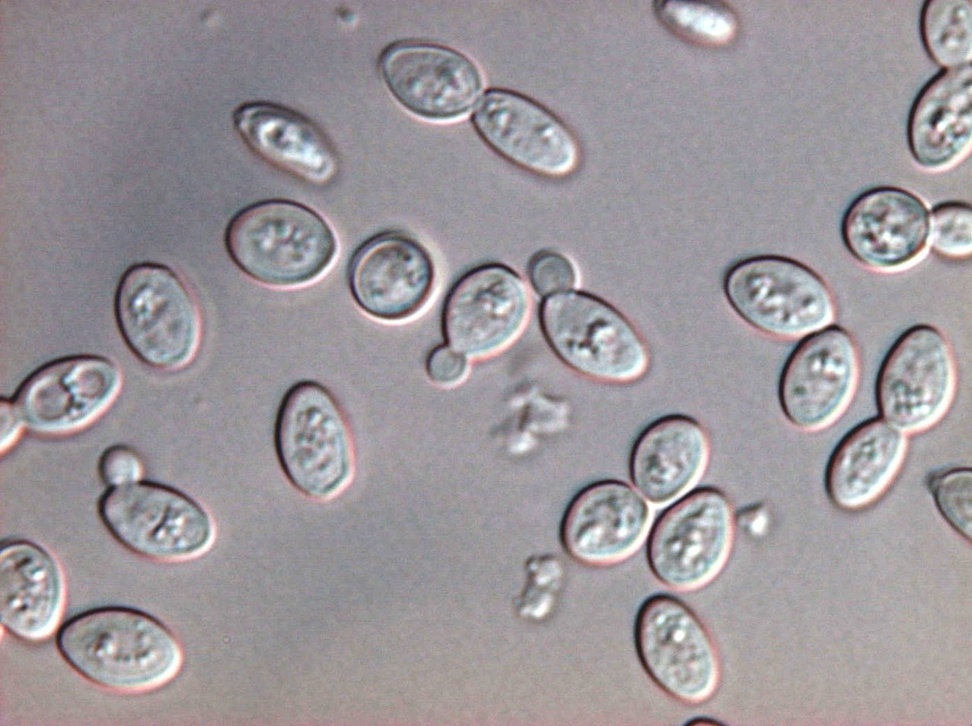
#> input picture Yeast/yeast.jpg, 972 x 726 px, shrunk from 1280 x 956 before the run
$ python test.py   (older library calls are emulated)
#> lines starting #> are read from the running program, lines starting #| are printed output that depends on the picture
import cv2
import matplotlib.pyplot as plt

im = cv2.imread('yeast.jpg')
#> im is the input picture: shape (726, 972, 3); mean B, G, R 154.5, 150.1, 155.6
imgray = cv2.cvtColor(im,cv2.COLOR_BGR2GRAY)
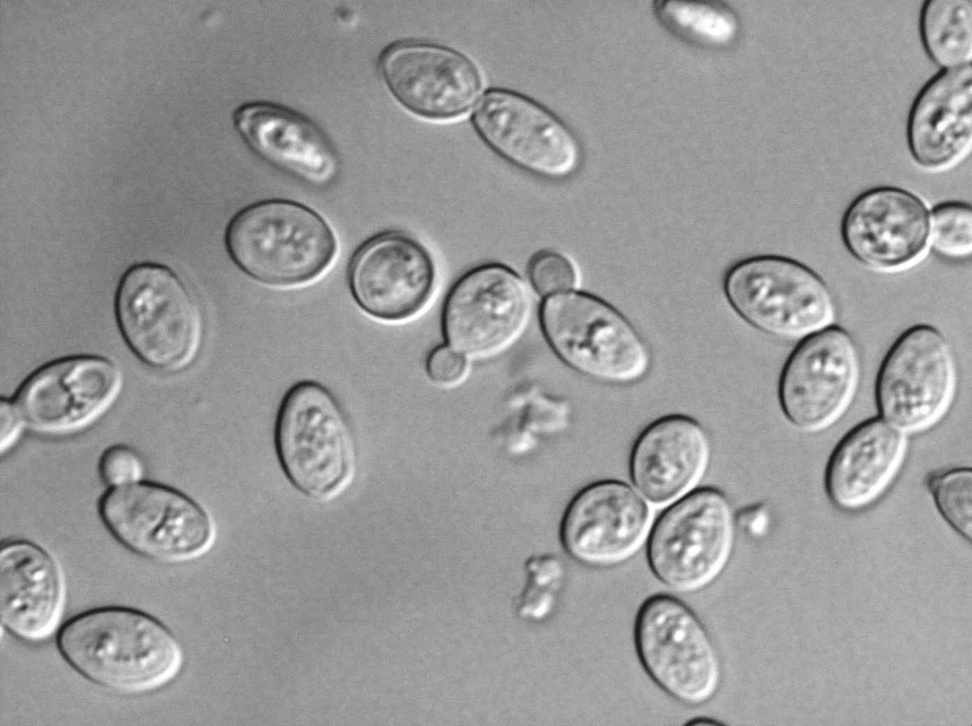
#> imgray: shape (726, 972); min 26, max 255, mean 152.3

edges = cv2.Canny(imgray, 100, 200)
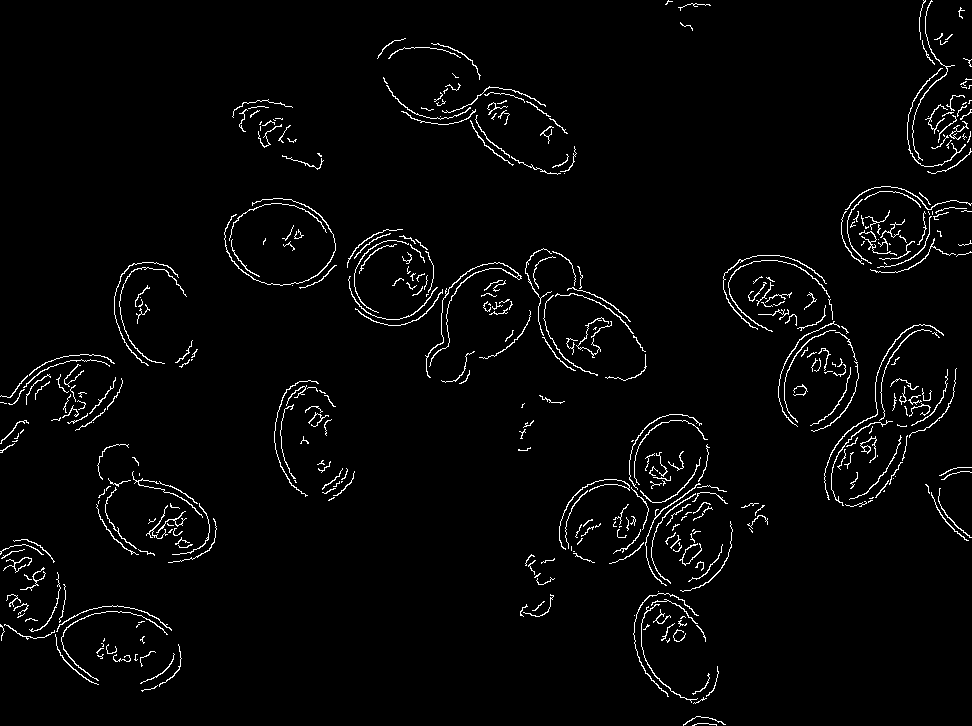
#> edges: shape (726, 972); 2.7% white in thin lines or dots
# laplacian = cv2.Laplacian(imgray, cv2.CV_64F)
#
# circles = cv2.HoughCircles(imgray, cv2.HOUGH_GRADIENT, 1, 20,
#                             param1=50, param2=30, minRadius=0, maxRadius=0)
#
#
# circles = np.uint16(np.around(circles))
# for i in circles[0,:]:
#     # draw the outer circle
#     cv2.circle(cimg,(i[0],i[1]),i[2],(0,255,0),2)
#     # draw the center of the circle
#     cv2.circle(cimg,(i[0],i[1]),2,(0,0,255),3)
#
# # ret, thresh = cv2.threshold(imgray, 100, 255, 0)
# # im2, contours, hierarchy = cv2.findContours(thresh, cv2.RETR_TREE,cv2.CHAIN_APPROX_SIMPLE)
# #
# # cv2.drawContours(im, contours, -1, (0,255,0), 3)
#
# # im = laplacian
# # im = edges

cv2.imshow("image", edges)
cv2.waitKey(0)
cv2.destroyAllWindows()
